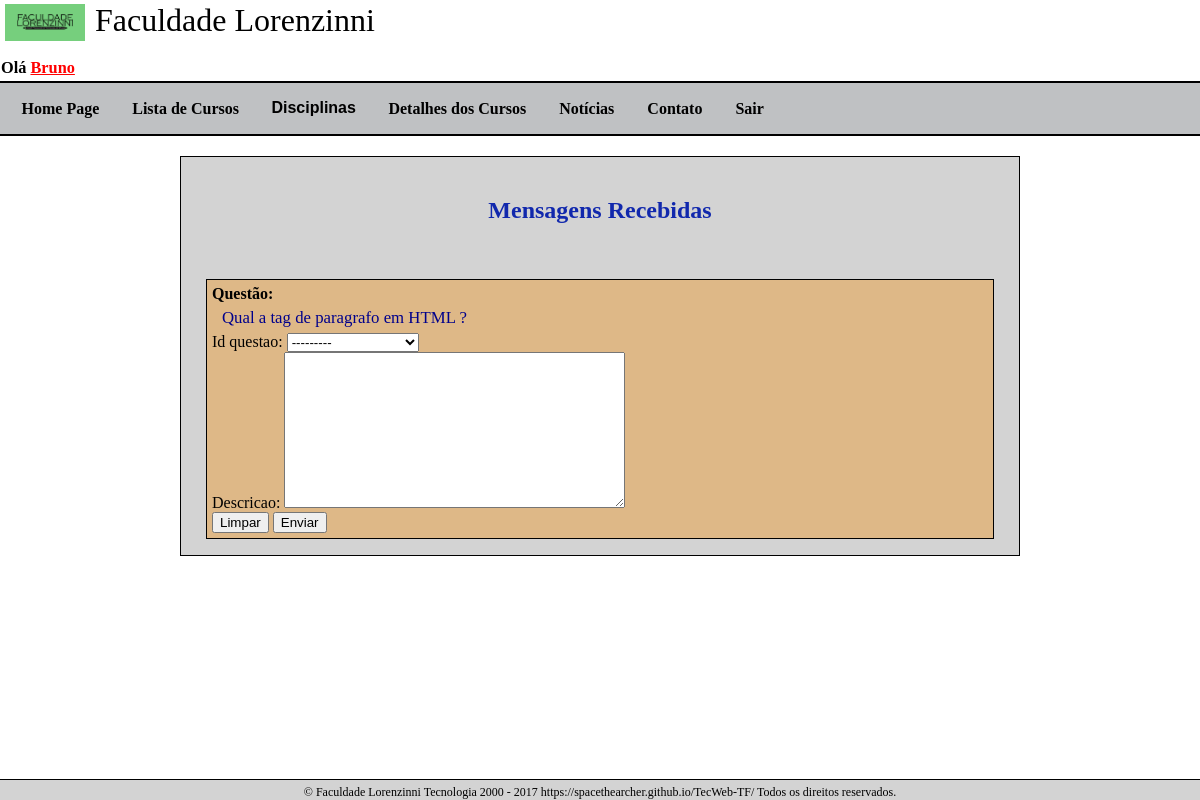
Screenshot of /QuestoesRecebidas/ (signed in) with the database file from the repository.
### core/models.py (models this page shows, shortened)
class Usuario(AbstractBaseUser):
    ra = models.IntegerField("RA",unique=True)
    password = models.CharField("Senha", max_length=200)
    nome = models.CharField("Nome", max_length=100)
    email = models.EmailField("E-Mail", max_length=50)
    perfil = models.CharField("Perfil", max_length=1, default="A")
    ativo = models.BooleanField("Ativo", default=True)
    USERNAME_FIELD = 'ra'
    REQUIRED_FIELDS = ['nome','email']
    objects = UsuarioManager()
    def __str__(self):
        return self.nome

class Questao(models.Model):
    id_turma = models.ForeignKey('Turma', models.DO_NOTHING, db_column='ID_Turma')  # Field name made lowercase.
    numero = models.IntegerField(db_column='Numero')  # Field name made lowercase.
    data_limite_entrega = models.DateField(db_column='Data_Limite_Entrega', max_length=10)  # Field name made lowercase.
    descricao = models.TextField(db_column='Descricao')  # Field name made lowercase. This field type is a guess.
    data = models.DateTimeField(db_column='Data', max_length=10)  # Field name made lowercase.
    class Meta:
        db_table = 'Questao'
        unique_together = (('id_turma', 'numero'),)

### core/views.py (the view)
# urls.py: url(r'^QuestoesRecebidas/', page_responder_questao),
@login_required(login_url="/Login")
@user_passes_test(checa_aluno)
def page_responder_questao(request):
    questoes = Questao.objects.all()
    if request.method == 'POST' :
        form = RespostaForm(request.POST)
        respostas = form.save(commit=False)
        respostas.data_de_envio = datetime.datetime.now()
        respostas.data_avaliacao = datetime.datetime.now()
        respostas.id_aluno = Aluno.objects.get(nome=request.user.nome)
        respostas.nota = 0
        respostas.avaliacao = 'OK'
        if form.is_valid():
            respostas.save()
            print("RESPOSTA ENVIADA")
        else:
            print("PRAZO VENCIDO")
    else :
        form = RespostaForm()
    contexto = {
        "form":form,
        "questoes":questoes
    }
    return render(request, "QUestoesRecebidas.html", contexto)

### core/forms.py
class RespostaForm(forms.ModelForm):
    class Meta :
        model = Resposta
        fields = ["id_questao", "descricao"]

### core/views.py (called while the page is built)
def checa_aluno(usuario):
    return usuario.perfil == "A" or usuario.perfil == "C"

### core/templates/QuestoesRecebidas.html (shortened to what this page needs)
{% extends 'base.html' %}
{% block scripts %}
    <link rel="stylesheet" type="text/css" href="/static/css/site.css">
    <link rel="stylesheet" type="text/css" href="/static/css/AvisosAluno.css">
{% endblock %}
{% block conteudo %}
    <div class="mensagembox">
        <h1> Mensagens Recebidas </h1>
        <div class="display">
        {% for questao in questoes %}
                <div class="mensagem">
                 <div class="textoCall">Questão:</div> <div class="texto"> {{questao.descricao}} </div>
                <form class="AvisoForm" method="POST">
                    {% for field in form %}
                            <div class="DivInput">{{ field.label_tag }} {{ field }}</div>
                    {% endfor %}
                <button class="botaoReset" type="reset">Limpar</button>
                <button class="botaoLogin" type="submit">Enviar</button><br/>
                </form>
                </div>
        {% endfor %}
        </div>
    </div>
{% endblock %}

### core/templates/base.html (shortened to what this page needs)
<!DOCTYPE html>
<html>
  <head>
	{% load static %}
    {% block scripts %}{% endblock %}
  </head>
  <body>
    <header class="header">
        <img class="header" src="/static/images/Logo_01.jpg" alt='Faculdade Lorenzinni Tecnologia, a melhor do Brasil !' width='100px'/><p class="headtitle">Faculdade Lorenzinni</p>
        <br/>
        {% if user.is_authenticated %}
            <div class="hello">Olá <a class="userlink" href=
                {% if user.perfil == 'P' %}
                    "/PerfilProfessor"
                {% elif user.perfil == 'A' %}
                    "/PerfilAluno"
                {% elif user.perfil == 'C' %}
                    "/PerfilCoordenador"
                {% endif %}
            >{{ user }}</a></div>
        {% endif %}
        <ul class="navigation">
        <li class="bloco"><a href="/home">Home Page</a></li>
        <li class="bloco"><a href="/Lista_Cursos">Lista de Cursos</a></li>
        <li class="bloco noanchor">Disciplinas
        </li>
        <li class="bloco"><a href="/Detalhes/Cursos">Detalhes dos Cursos</a></li>
        <li class="bloco"><a href ="/Noticias">Notícias</a></li>
        <li class="bloco"><a href="/Contato">Contato</a></li>
        {% if user.is_authenticated %}
        <li class="bloco"><a href="{% url 'logout' %}">Sair</a></li>
        {% else %}
        <li class="bloco"><a href="{% url 'login' %}">Login</a></li>
        {% endif %}
        </ul>
    </header>
    <section>
        {% block conteudo %}
        {% endblock %}
    </section>
    <footer>© Faculdade Lorenzinni Tecnologia 2000 - 2017 https://spacethearcher.github.io/TecWeb-TF/ Todos os direitos reservados.</footer>
  </body>
</html>

### core/static/css/site.css (style rules this page uses)
* { box-sizing: border-box; }
.userlink { color: darkblue; }
.headtitle { font-size: 200%; margin : 0px; padding: 0px; }
.hello { font-size: 102%; padding: 1px; font-weight: 600; }
header { padding-top: 2px ; padding-left: 0px ; padding-bottom: 0px ; margin-top: 0px ; margin-left: 0px ; border-bottom: 2px solid black; background-color: white; margin-bottom: 10px; }
.header img { margin:2px; margin-bottom: 0px; border: 0px; }
footer { position: fixed; bottom: 0; left: 0; right: 0; text-align: center; padding-top: 5px; border-top: 1px; border-top-color: black; border-top-style: solid; border-top-width: 1px; background-color: lightgray ; font-size: 75% ; margin-top: 15px ; }
body { margin: auto 0px 50px ; background-color: white; font-family: Calibri; }
img { width: 100%; height: auto; }
.header img { margin-left: 5px; margin-right: 10px; float: left; width: 80px; background: #555; }
a { font-weight: 700; }
a:link { color: red; font-weight: bold; }
.navigation { border-top: 2px solid black; padding-left: 5px; margin-left: 0px; margin-top: 2px; padding-top: 0px; padding-bottom: 0px; margin-bottom: 0px; display: flex; flex-flow: row nowrap; justify-content: flex-start; list-style-type: none; background-color: #bfc1c3; }
.navigation a { color: black; font-weight: 600; }
.noanchor { font-weight: 600; text-decoration: none; display:block; font-family: sans-serif; font-weight: 550; padding: 1em; color: black; }
.bloco a { text-decoration: none; display: block; padding: 16.5px; }

### core/static/css/AvisosAluno.css (style rules this page uses)
h1 { color : rgb(17, 40, 173); text-align: center; }
.mensagembox { margin: 20px auto; padding: 20px; width: 70%; background-color: lightgray; border: 1px solid black; height: 400px; }
.display { display: flex; flex-flow: column-reverse; justify-content: flex-start; height: 300px; overflow-y: scroll; overflow-x: hidden; }
.mensagem { background-color: burlywood; border: 1px solid black; padding: 5px; margin: 5px; }
.textoCall { font-weight: 600; color: black; margin-bottom: 5px; }
.texto { color: darkblue; font-size: 105%; margin-bottom: 5px; padding-left: 10px; }

### rows the page displays
Usuario: nome "Bruno"
Questao: descricao "Qual a tag de paragrafo em HTML ?", label_tag "Id questao:" "Descricao:"
